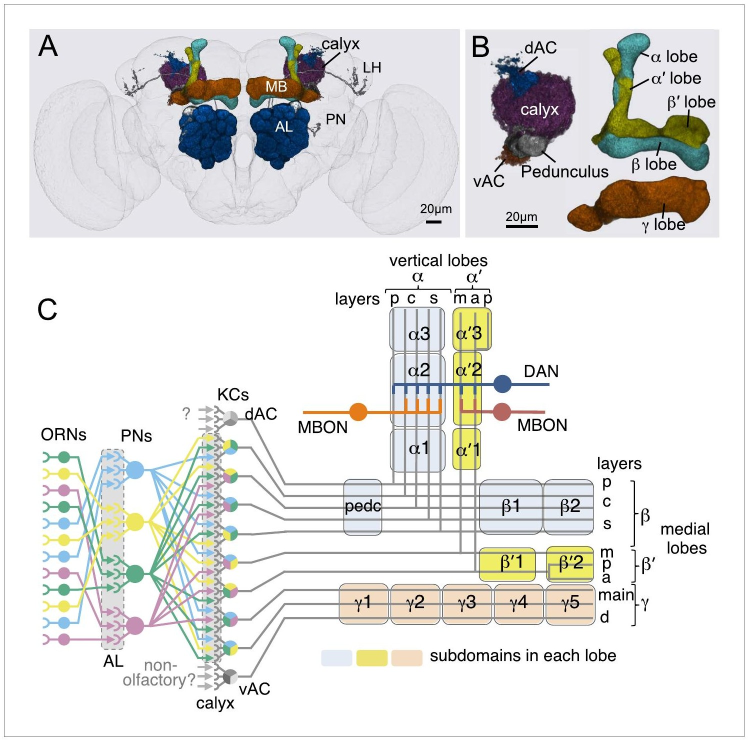
#> input picture assets/aso2014a-fig1.jpg, 1496 x 1482 px (shown at 1/2 size); its folder holds 4 pictures in this run
$ python build_site.py ../assets/aso2014a-fig1.jpg
#> lines starting #> are read from the running program, lines starting #| are printed output that depends on the picture
#!/usr/bin/env python3
# -*- coding: utf-8 -*-
"""把 wiki 產成靜態 HTML，供瀏覽器本機閱讀。

  python3 tools/build_site.py           # 產到 site/
  python3 tools/build_site.py --fast    # 跳過縮圖（圖已產過時用）

為什麼要有這個：Obsidian 走 X11 轉發會 lag，因為渲染在 Linux 端做。
產成 HTML 之後渲染在 Windows 的瀏覽器做，只有 HTTP 走 SSH，於是不 lag。

本庫的網站是公開的，但**不含全文 PDF**；serve.sh 在本機預覽時只綁 127.0.0.1。
"""
import os, re, sys, json, glob, shutil, html

ROOT = os.path.dirname(os.path.dirname(os.path.abspath(__file__)))
SITE = os.path.join(ROOT, 'site')
LAYERS = [('sources','來源'), ('topics','主題'), ('concepts','概念'),
          ('entities','實體'), ('synthesis','綜述')]
ROOTDOCS = [('index','索引'), ('numbers','數字登記簿'),
            ('intake','收錄登記簿'), ('log','日誌')]
MAXW = 1400          # 縮圖最大寬度

import markdown

def read(p):
    return open(p, encoding='utf-8').read()

def strip_fm(t):
    m = re.match(r'^---\n(.*?)\n---\n', t, re.S)
    return (t[m.end():], m.group(1)) if m else (t, '')

# [13 lines left out: functions short_of, title_of, not called in this run]

# ---------- 蒐集頁面 ----------
pages = {}   # slug -> dict
for d, _ in LAYERS:
    for p in sorted(glob.glob(os.path.join(ROOT, 'wiki', d, '*.md'))):
        slug = os.path.basename(p)[:-3]
        raw = read(p); body, fm = strip_fm(raw)
        ti = title_of(body, fm, slug)
        pages[slug] = dict(slug=slug, layer=d, body=body, fm=fm,
                           title=ti, short=short_of(slug, ti), src=p)
#> pass 2 of the loop `for d, _ in LAYERS:`:
#> pass 3 of the loop `for d, _ in LAYERS:`:
#> the loop made 5 passes; the first 3 are shown
for slug, label in ROOTDOCS:
    p = os.path.join(ROOT, slug + '.md')
    if os.path.isfile(p):
        raw = read(p); body, fm = strip_fm(raw)
        ti = title_of(body, fm, label)
        pages[slug] = dict(slug=slug, layer='root', body=body, fm=fm,
                           title=ti, short=label, src=p)

# ---------- 連結圖（供反向連結）----------
back = {s: set() for s in pages}
for s, pg in pages.items():
    for m in re.findall(r'\[\[([^\]|#\n]+)', pg['body']):
        m = m.strip()
        if m in back and m != s:
            back[m].add(s)

# ---------- 轉換 ----------
FENCE = re.compile(r'```mermaid\n(.*?)```', re.S)

# [56 lines left out: functions convert, nav_key, sidebar, not called in this run]

CSS = """
*{box-sizing:border-box} html{font-size:16px}
body{margin:0;display:flex;font-family:-apple-system,"Segoe UI","Microsoft JhengHei",sans-serif;
 background:#fbfbfa;color:#1f2328;line-height:1.85}
#side{width:310px;min-width:310px;height:100vh;overflow:auto;border-right:1px solid #e3e3e0;
 padding:12px;background:#f6f6f4;position:sticky;top:0}
#side input{width:100%;padding:7px 9px;border:1px solid #d6d6d2;border-radius:6px;
 font-size:.86rem;margin-bottom:8px;background:#fff}
#side a{display:block;padding:4px 8px;border-radius:5px;color:#333;text-decoration:none;font-size:.84rem}
#side a:hover{background:#ececea} #side a.cur{background:#e4ebf5;font-weight:600}
#side a .s{display:block;font-size:.7rem;color:#9a9a95;font-family:ui-monospace,monospace}
.grp{margin:12px 0 4px;font-size:.74rem;font-weight:700;color:#8a8a85;letter-spacing:.06em}
.grp .n{float:right;font-weight:400}
#results a{border-left:3px solid #7aa2d2;margin:2px 0;background:#fff}
#results .ctx{display:block;font-size:.72rem;color:#777;white-space:nowrap;overflow:hidden;text-overflow:ellipsis}
main{flex:1;min-width:0;padding:34px 46px 100px;max-width:1000px}
h1{font-size:1.85rem;border-bottom:2px solid #e3e3e0;padding-bottom:.3em;margin-top:0}
h2{font-size:1.32rem;margin-top:2em;border-bottom:1px solid #ececeb;padding-bottom:.25em}
h3{font-size:1.1rem;margin-top:1.6em} h4{font-size:1rem;color:#444}
a.wl{color:#2f6fb0;text-decoration:none;border-bottom:1px solid #cfe0f0}
a.wl:hover{background:#eaf2fb} .wl-dead{color:#b04040;border-bottom:1px dotted #d99}
table{border-collapse:collapse;margin:1.1em 0;font-size:.9rem;display:block;overflow-x:auto;max-width:100%}
th,td{border:1px solid #dcdcd8;padding:6px 11px;vertical-align:top}
th{background:#f0f0ed} tr:nth-child(even) td{background:#fafaf8}
blockquote{border-left:4px solid #cfd6de;background:#f4f6f8;margin:1.1em 0;padding:.7em 1.1em;color:#33383d}
code{background:#f0f0ec;padding:.12em .35em;border-radius:4px;font-size:.87em}
pre{background:#f6f6f3;padding:12px;border-radius:7px;overflow-x:auto}
pre code{background:none;padding:0}
img{max-width:100%;height:auto;border:1px solid #e6e6e2;border-radius:6px;display:block;margin:1em 0;cursor:zoom-in}
img.zoom{position:fixed;inset:0;margin:auto;max-width:96vw;max-height:96vh;z-index:99;
 cursor:zoom-out;box-shadow:0 0 0 100vmax rgba(0,0,0,.82);border:none}
.mermaid{background:#fff;border:1px solid #e6e6e2;border-radius:7px;padding:10px}
.meta{font-size:.78rem;color:#8a8a85;font-family:ui-monospace,monospace;margin-bottom:1.4em}
.bl{margin-top:3.5em;border-top:1px solid #e3e3e0;padding-top:1em;font-size:.86rem}
.bl b{color:#8a8a85;font-weight:600;font-size:.78rem;letter-spacing:.05em}
.bl a{margin-right:.55em}
#top,#scrim{display:none}
/* ---- 手機與窄螢幕：側欄改成抽屜，頂端固定一條標題列 ---- */
@media(max-width:900px){
 body{display:block}
 #top{display:flex;align-items:center;gap:10px;position:sticky;top:0;z-index:50;
  height:50px;padding:0 12px;padding-left:max(12px,env(safe-area-inset-left));
  background:#f6f6f4;border-bottom:1px solid #e3e3e0}
 #top button{border:1px solid #d6d6d2;background:#fff;border-radius:7px;
  width:42px;height:36px;font-size:1.25rem;line-height:1;color:#333;flex:none}
 #top a{flex:1;min-width:0;color:#1f2328;text-decoration:none;font-weight:600;font-size:.95rem;
  white-space:nowrap;overflow:hidden;text-overflow:ellipsis}
 #side{position:fixed;top:0;left:0;bottom:0;z-index:70;width:86vw;max-width:340px;min-width:0;
  height:100%;transform:translateX(-102%);transition:transform .22s ease;
  box-shadow:2px 0 14px rgba(0,0,0,.18);padding-bottom:40px}
 body.nav-open #side{transform:none}
 body.nav-open #scrim{display:block;position:fixed;inset:0;z-index:60;background:rgba(0,0,0,.35)}
 body.nav-open{overflow:hidden}
 #side input{font-size:16px;padding:9px 10px;position:sticky;top:-12px;z-index:2;box-shadow:0 -12px 0 12px #f6f6f4}
 #side a{padding:8px 9px;font-size:.92rem}
 main{padding:18px 16px 80px;max-width:none;overflow-wrap:anywhere}
 h1{font-size:1.45rem} h2{font-size:1.18rem} h3{font-size:1.04rem}
 body{line-height:1.75}
 table{font-size:.82rem;-webkit-overflow-scrolling:touch}
 th,td{padding:5px 7px;min-width:4.5em}
 blockquote{padding:.6em .85em;margin:1em 0}
 pre{font-size:.8rem}
 .meta{font-size:.7rem;word-break:break-all}
 .bl a{display:inline-block;margin:2px .5em 2px 0}
}
"""

JS = """
document.addEventListener('click',e=>{
  if(e.target.tagName==='IMG') e.target.classList.toggle('zoom');
});
// 手機抽屜：☰ 開、點遮罩或連結關；開啟時把目前頁捲到看得見
const B=document.body;
function nav(open){B.classList.toggle('nav-open',open);
  if(open){const c=document.querySelector('#side a.cur'); if(c) c.scrollIntoView({block:'center'});}}
const mb=document.getElementById('menu'); if(mb) mb.addEventListener('click',()=>nav(!B.classList.contains('nav-open')));
const sc=document.getElementById('scrim'); if(sc) sc.addEventListener('click',()=>nav(false));
document.getElementById('side').addEventListener('click',e=>{if(e.target.closest('a')) nav(false)});
// 桌機：側欄一開始就捲到目前頁
if(window.innerWidth>900){const c=document.querySelector('#side a.cur'); if(c) c.scrollIntoView({block:'center'});}
let IDX=null;
const q=document.getElementById('q'), res=document.getElementById('results'), tree=document.getElementById('tree');
async function idx(){ if(!IDX) IDX=await (await fetch('search.json')).json(); return IDX; }
let tmr;
q.addEventListener('input',()=>{clearTimeout(tmr);tmr=setTimeout(run,140)});
async function run(){
  const s=q.value.trim();
  if(s.length<1){res.innerHTML='';tree.style.display='';return}
  tree.style.display='none';
  const data=await idx(); const low=s.toLowerCase(); const out=[];
  for(const p of data){
    let sc=0, ctx='';
    if(p.title.toLowerCase().includes(low)) sc+=100;
    if(p.slug.includes(low)) sc+=60;
    const i=p.text.toLowerCase().indexOf(low);
    if(i>=0){ sc+=10; ctx=p.text.slice(Math.max(0,i-28), i+52); }
    if(sc) out.push({p,sc,ctx});
  }
  out.sort((a,b)=>b.sc-a.sc);
  res.innerHTML = out.length
    ? out.slice(0,40).map(o=>`<a href="${o.p.slug}.html"><span class="t">${o.p.title}</span>`+
        (o.ctx?`<span class="ctx">…${o.ctx.replace(/</g,'&lt;')}…</span>`:'')+`</a>`).join('')
    : '<div class="ctx" style="padding:6px 8px">沒有結果</div>';
}
q.addEventListener('keydown',e=>{if(e.key==='Escape'){q.value='';run();nav(false)}});
document.addEventListener('keydown',e=>{
  if(e.key==='/'&&document.activeElement!==q){e.preventDefault();q.focus()}
});
"""

# [20 lines left out: function page_html, not called in this run]

# ---------- 產出 ----------
def main():
    fast = '--fast' in sys.argv
    os.makedirs(SITE, exist_ok=True)
    # 圖：縮到 MAXW 以內
    ad = os.path.join(SITE, 'assets'); os.makedirs(ad, exist_ok=True)
    if not fast:
        from PIL import Image
        tot_in = tot_out = 0
        for p in sorted(glob.glob(os.path.join(ROOT, 'assets', '*'))):
            o = os.path.join(ad, os.path.basename(p))
            tot_in += os.path.getsize(p)
            try:
                im = Image.open(p)
#> im is the input picture: PIL image 1496x1482 RGB; mean R, G, B 228, 227.8, 226.1
                if im.width > MAXW:
                    im = im.resize((MAXW, round(im.height * MAXW / im.width)), Image.LANCZOS)
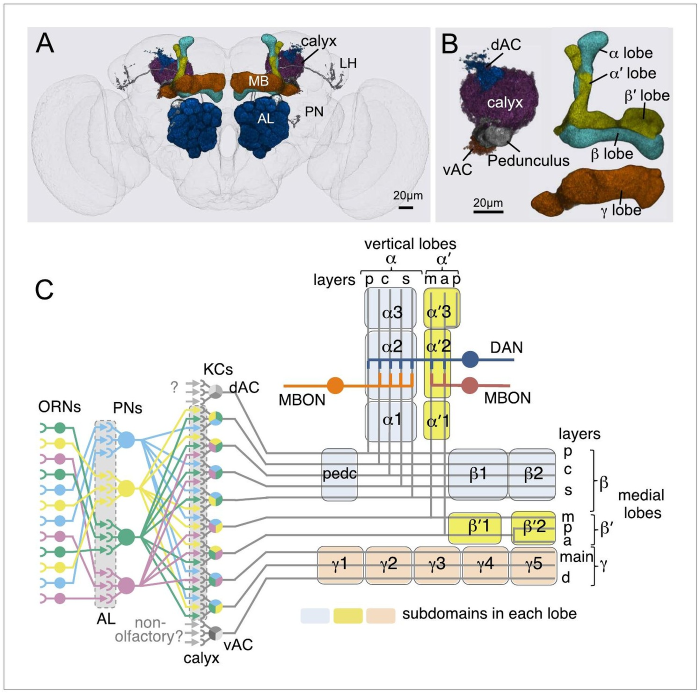
#> im: PIL image 1400x1387 RGB (shown at 1/2 size); mean R, G, B 227.8, 227.7, 226
                if im.mode in ('RGBA','P') and o.lower().endswith(('.jpg','.jpeg')):
                    im = im.convert('RGB')
                im.save(o, quality=86, optimize=True)
            except Exception:
                shutil.copy2(p, o)
            tot_out += os.path.getsize(o)
#> pass 2 of the loop in main, `for p in sorted(glob.glob(os.path.join(ROOT, 'assets', '*'))):`:
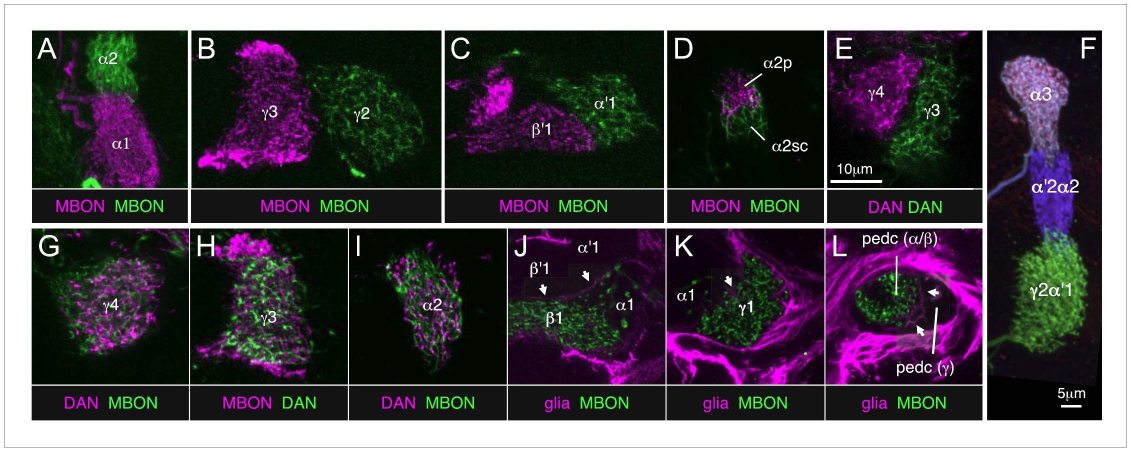
#> input picture assets/aso2014a-fig11.jpg, 2261 x 903 px (shown at 1/2 size)
#> in main, im is the input picture: PIL image 2261x903 RGB; mean R, G, B 79.4, 72.6, 79.7
#> in main, `im = im.resize((MAXW, round(im.height * MAXW / im.width)), Image.LANCZ..`:
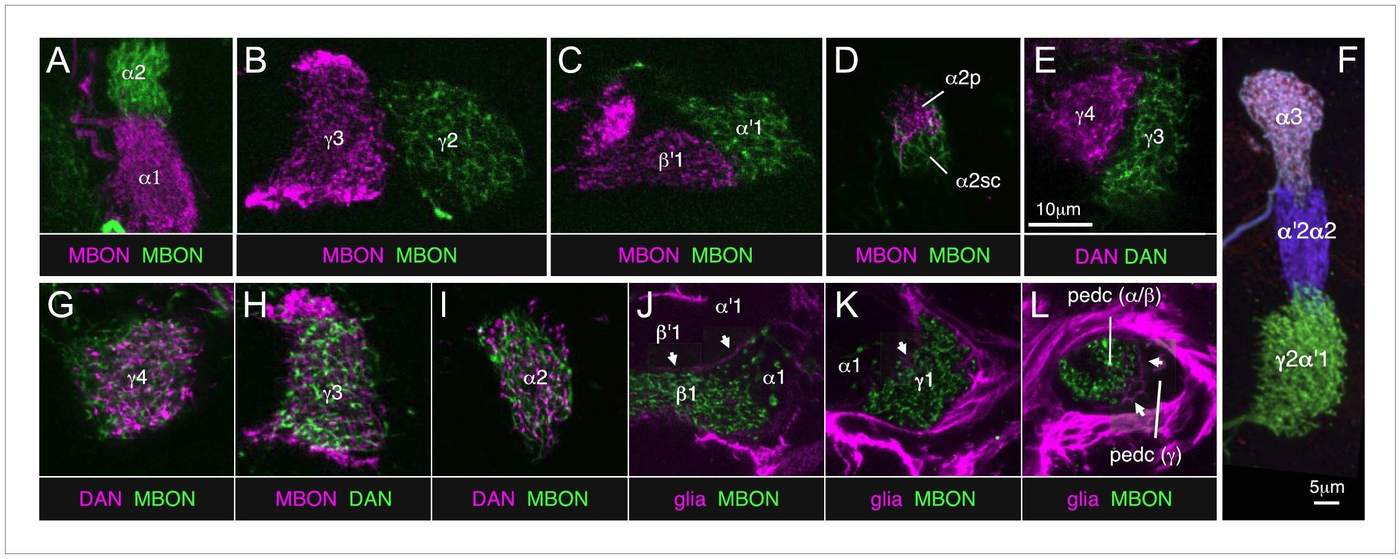
#> im: PIL image 1400x559 RGB; mean R, G, B 79.2, 72.5, 79.6
#> pass 3 of the loop in main, `for p in sorted(glob.glob(os.path.join(ROOT, 'assets', '*'))):`:
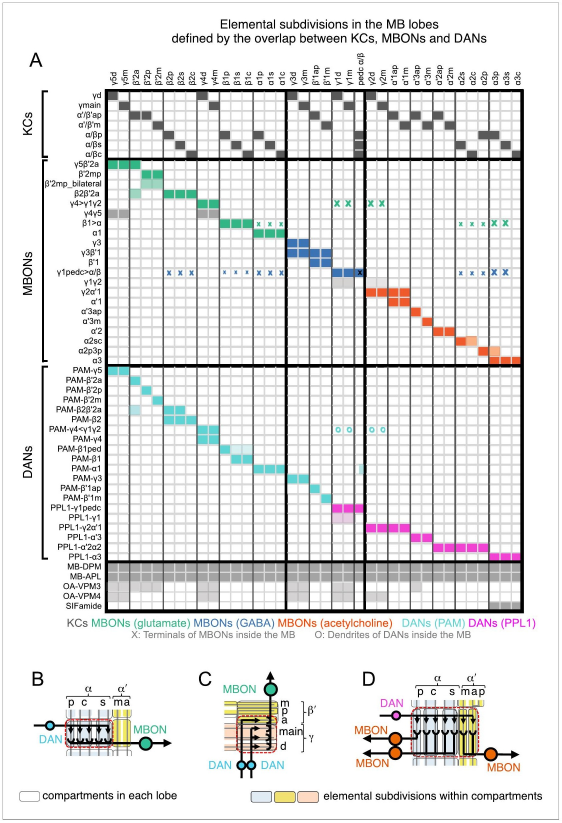
#> input picture assets/aso2014a-fig12.jpg, 1684 x 2467 px (shown at 1/3 size)
#> in main, im is the input picture: PIL image 1684x2467 RGB; mean R, G, B 225.7, 225.7, 225.4
#> in main, `im = im.resize((MAXW, round(im.height * MAXW / im.width)), Image.LANCZ..`:
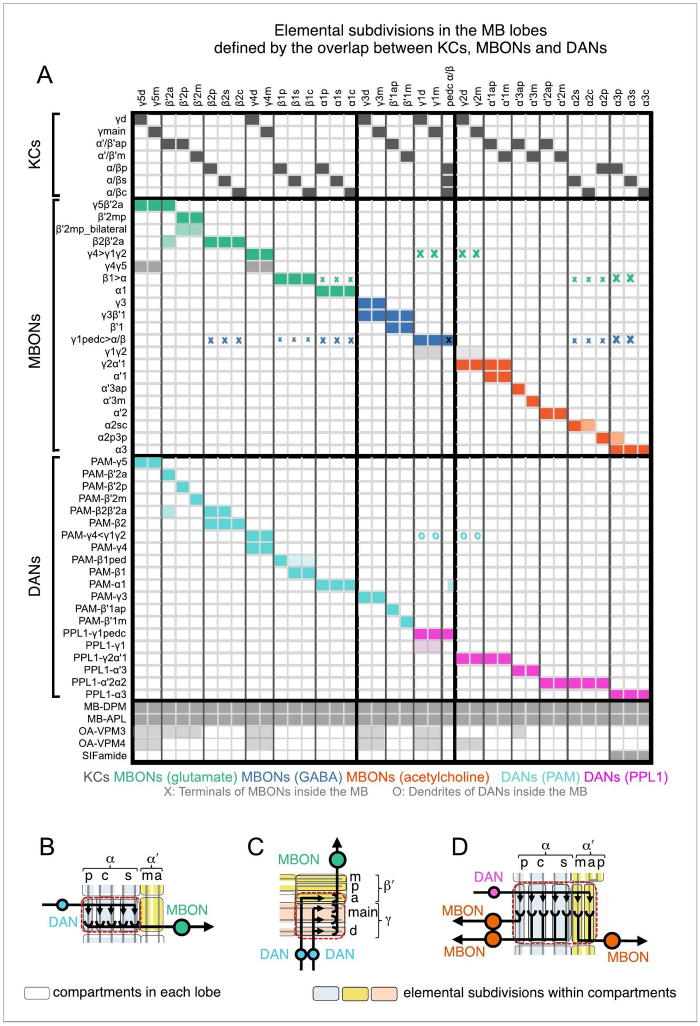
#> im: PIL image 1400x2051 RGB (shown at 1/2 size); mean R, G, B 225.6, 225.6, 225.3
#> the loop made 4 passes; the first 3 are shown
        print(f'圖：{len(glob.glob(os.path.join(ROOT,"assets","*")))} 張　'
              f'{tot_in/1e6:.1f} MB → {tot_out/1e6:.1f} MB')

    # mb_wiki 是公開網站：**不把 papers/ 放進 site/**，全文由來源頁連到 PMC。
    # 舊版留下的符號連結一併移除，免得部署時把 PDF 帶出去。
    lp = os.path.join(SITE, 'papers')
    if os.path.islink(lp):
        os.unlink(lp)

    ven = os.path.join(ROOT, 'tools', 'vendor', 'mermaid.min.js')
    has_mer = os.path.isfile(ven)
    if has_mer:
        shutil.copy2(ven, os.path.join(SITE, 'mermaid.min.js'))
    open(os.path.join(SITE,'style.css'),'w',encoding='utf-8').write(CSS)
    open(os.path.join(SITE,'app.js'),'w',encoding='utf-8').write(JS)

    search = []
    for slug, pg in pages.items():
        open(os.path.join(SITE, slug + '.html'), 'w', encoding='utf-8').write(
            page_html(pg, has_mer))
        txt = re.sub(r'\s+', ' ', re.sub(r'[#*`>|\-\[\]()]', ' ', pg['body']))
        search.append(dict(slug=slug, title=pg['short'], text=txt[:20000]))
    json.dump(search, open(os.path.join(SITE,'search.json'),'w',encoding='utf-8'),
              ensure_ascii=False)
    print(f'頁面：{len(pages)} 個 → {SITE}/')
    print(f'mermaid：{"已內嵌" if has_mer else "未取得（以程式碼區塊呈現）"}')

if __name__ == '__main__':
    main()
